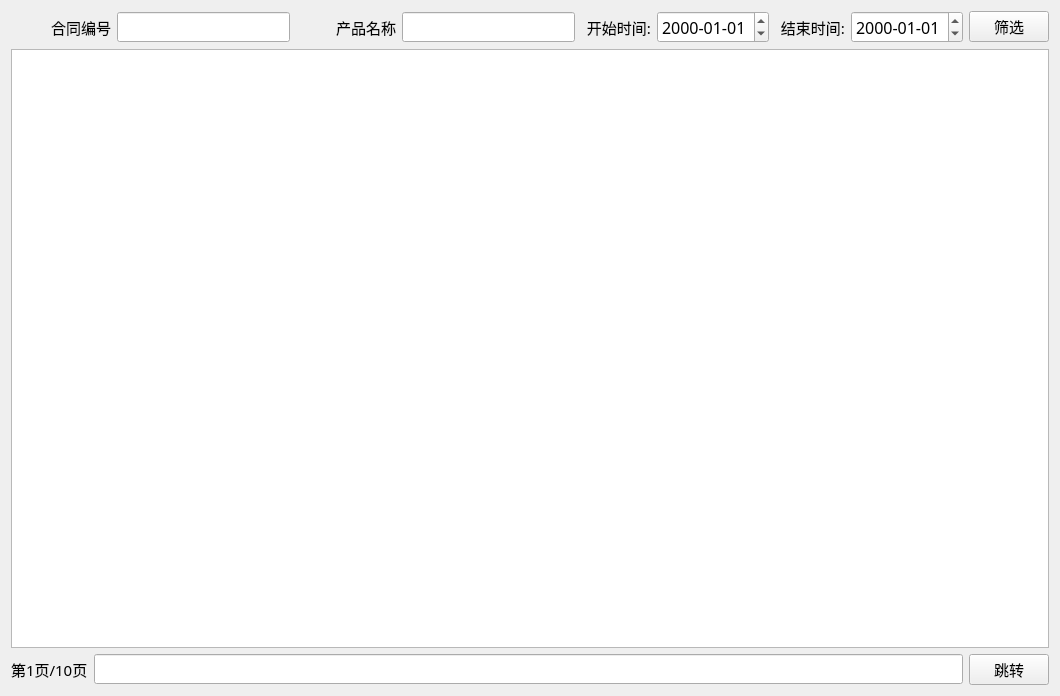
<?xml version="1.0" encoding="UTF-8"?>
<ui version="4.0">
 <class>FindZhiXiangContract</class>
 <widget class="QWidget" name="FindZhiXiangContract">
  <property name="geometry">
   <rect>
    <x>0</x>
    <y>0</y>
    <width>1060</width>
    <height>696</height>
   </rect>
  </property>
  <property name="windowTitle">
   <string>Form</string>
  </property>
  <layout class="QGridLayout" name="gridLayout">
   <item row="0" column="0">
    <layout class="QHBoxLayout" name="horizontalLayout">
     <item>
      <widget class="QLabel" name="label">
       <property name="minimumSize">
        <size>
         <width>100</width>
         <height>0</height>
        </size>
       </property>
       <property name="maximumSize">
        <size>
         <width>50</width>
         <height>16777215</height>
        </size>
       </property>
       <property name="font">
        <font>
         <family>Agency FB</family>
         <pointsize>11</pointsize>
        </font>
       </property>
       <property name="text">
        <string>合同编号</string>
       </property>
       <property name="alignment">
        <set>Qt::AlignRight|Qt::AlignTrailing|Qt::AlignVCenter</set>
       </property>
      </widget>
     </item>
     <item>
      <widget class="QLineEdit" name="lineEdit_contract_id">
       <property name="font">
        <font>
         <family>Agency FB</family>
         <pointsize>11</pointsize>
        </font>
       </property>
      </widget>
     </item>
     <item>
      <widget class="QLabel" name="label_2">
       <property name="minimumSize">
        <size>
         <width>100</width>
         <height>0</height>
        </size>
       </property>
       <property name="maximumSize">
        <size>
         <width>50</width>
         <height>16777215</height>
        </size>
       </property>
       <property name="font">
        <font>
         <family>Agency FB</family>
         <pointsize>11</pointsize>
        </font>
       </property>
       <property name="text">
        <string>产品名称</string>
       </property>
       <property name="alignment">
        <set>Qt::AlignRight|Qt::AlignTrailing|Qt::AlignVCenter</set>
       </property>
      </widget>
     </item>
     <item>
      <widget class="QLineEdit" name="lineEdit_name">
       <property name="font">
        <font>
         <family>Agency FB</family>
         <pointsize>11</pointsize>
        </font>
       </property>
      </widget>
     </item>
     <item>
      <widget class="QLabel" name="label_8">
       <property name="minimumSize">
        <size>
         <width>70</width>
         <height>0</height>
        </size>
       </property>
       <property name="maximumSize">
        <size>
         <width>50</width>
         <height>16777215</height>
        </size>
       </property>
       <property name="font">
        <font>
         <family>Agency FB</family>
         <pointsize>11</pointsize>
        </font>
       </property>
       <property name="text">
        <string>开始时间:</string>
       </property>
       <property name="alignment">
        <set>Qt::AlignRight|Qt::AlignTrailing|Qt::AlignVCenter</set>
       </property>
      </widget>
     </item>
     <item>
      <widget class="QDateEdit" name="dateEdit_begindate">
       <property name="minimumSize">
        <size>
         <width>100</width>
         <height>0</height>
        </size>
       </property>
       <property name="font">
        <font>
         <family>Agency FB</family>
         <pointsize>12</pointsize>
        </font>
       </property>
       <property name="displayFormat">
        <string>yyyy-MM-dd</string>
       </property>
      </widget>
     </item>
     <item>
      <widget class="QLabel" name="label_9">
       <property name="minimumSize">
        <size>
         <width>70</width>
         <height>0</height>
        </size>
       </property>
       <property name="maximumSize">
        <size>
         <width>50</width>
         <height>16777215</height>
        </size>
       </property>
       <property name="font">
        <font>
         <family>Agency FB</family>
         <pointsize>11</pointsize>
        </font>
       </property>
       <property name="text">
        <string>结束时间:</string>
       </property>
       <property name="alignment">
        <set>Qt::AlignRight|Qt::AlignTrailing|Qt::AlignVCenter</set>
       </property>
      </widget>
     </item>
     <item>
      <widget class="QDateEdit" name="dateEdit_enddate">
       <property name="minimumSize">
        <size>
         <width>100</width>
         <height>0</height>
        </size>
       </property>
       <property name="font">
        <font>
         <family>Agency FB</family>
         <pointsize>12</pointsize>
        </font>
       </property>
       <property name="displayFormat">
        <string>yyyy-MM-dd</string>
       </property>
      </widget>
     </item>
     <item>
      <widget class="QPushButton" name="pushButton">
       <property name="font">
        <font>
         <family>Agency FB</family>
         <pointsize>11</pointsize>
        </font>
       </property>
       <property name="text">
        <string>筛选</string>
       </property>
      </widget>
     </item>
    </layout>
   </item>
   <item row="1" column="0">
    <widget class="QTableWidget" name="tableWidget">
     <property name="font">
      <font>
       <pointsize>11</pointsize>
      </font>
     </property>
    </widget>
   </item>
   <item row="2" column="0">
    <layout class="QHBoxLayout" name="horizontalLayout_2">
     <item>
      <widget class="QLabel" name="label_page">
       <property name="font">
        <font>
         <family>Agency FB</family>
         <pointsize>11</pointsize>
        </font>
       </property>
       <property name="text">
        <string>第1页/10页</string>
       </property>
      </widget>
     </item>
     <item>
      <widget class="QLineEdit" name="lineEdit_page">
       <property name="font">
        <font>
         <family>Agency FB</family>
         <pointsize>11</pointsize>
        </font>
       </property>
      </widget>
     </item>
     <item>
      <widget class="QPushButton" name="pushButton_4">
       <property name="font">
        <font>
         <family>Agency FB</family>
         <pointsize>11</pointsize>
        </font>
       </property>
       <property name="text">
        <string>跳转</string>
       </property>
      </widget>
     </item>
    </layout>
   </item>
  </layout>
 </widget>
 <resources/>
 <connections>
  <connection>
   <sender>pushButton</sender>
   <signal>clicked()</signal>
   <receiver>FindZhiXiangContract</receiver>
   <slot>ShaiXuan()</slot>
   <hints>
    <hint type="sourcelabel">
     <x>1021</x>
     <y>25</y>
    </hint>
    <hint type="destinationlabel">
     <x>1057</x>
     <y>91</y>
    </hint>
   </hints>
  </connection>
 </connections>
 <slots>
  <slot>ShaiXuan()</slot>
 </slots>
</ui>
